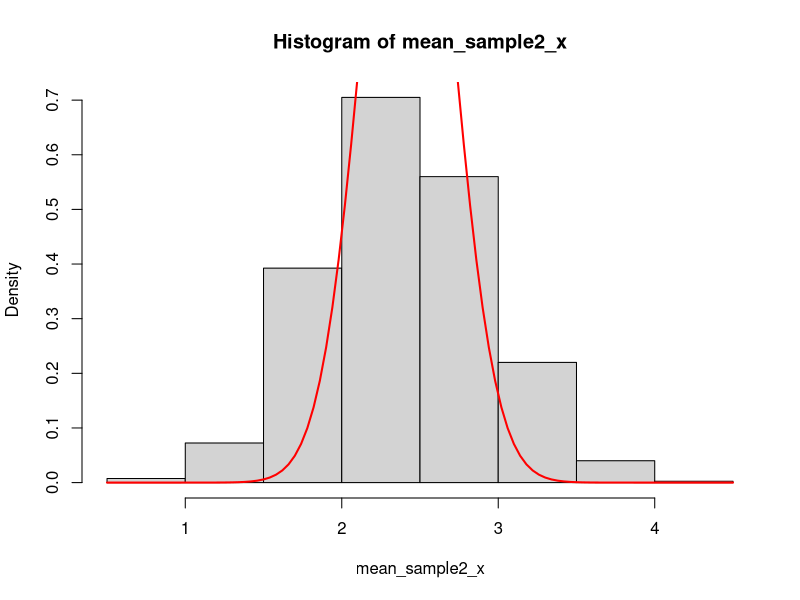
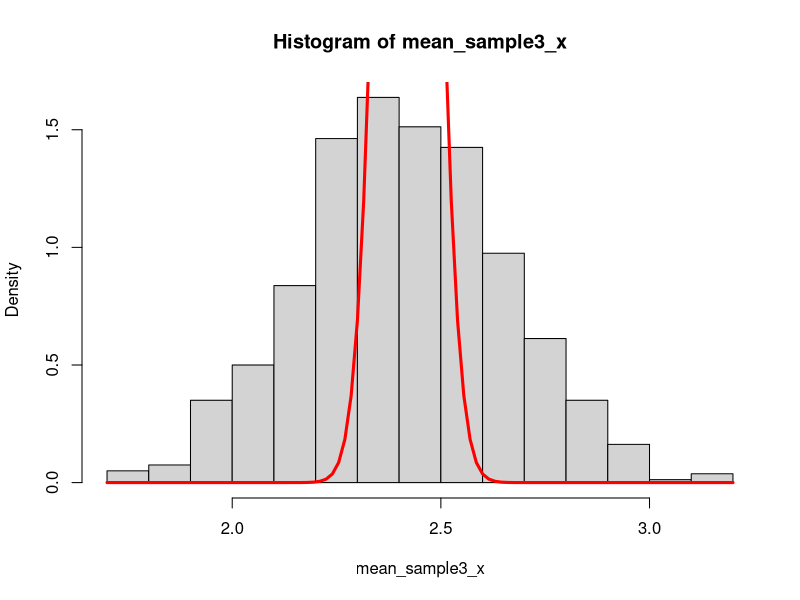

Reproduce these figures in R, in order.
## EJERCICIO 1
#distr. normal
mu<- 838
n<- 49
#P(xbar<864)= 0.975 
sigma<- sqrt(n)*(864-mu)/qnorm(0.975);sigma
#apartado a
n*mu
#apartado b
n*sigma^2
#apartado c
1-pnorm(41317, mu*n, sigma*sqrt(n))
#apartado d
#P(xbar<836)<5%
nd<- (qnorm(0.05)/((863-mu)/sigma))^2;nd
#apartado e
ne<- 16 #n3<30 no se sabe la distr. 
#-------------------------------------------------------------------------------

## EJERCICIO 2
mu2<- 5100
sigma2<- 1020
n2<- 22
#apartado a
mu_s2<- sigma2^2; mu_s2
#apartado b
NaN #No se sabe (=0 si n=infinity)
#apartado c
pchisq((n2-1)*1352520/sigma2^2, df=n2-1)-pchisq((n2-1)*520200/sigma2^2, df=n2-1)
#-------------------------------------------------------------------------------

## EJERCICIO 3
mu3<- 70.5
sigma3<- 8.3
#apartado a
NaN #n<<<
#apartado b
NaN #n<<<
#apartado c
NaN #??
#apartado d
NaN #n<<<
#apartado e
n3<- 121
pnorm(8640, mu3*n3, sigma3*sqrt(n3))
#-------------------------------------------------------------------------------

## EJERCICIO 4
x1<- c(0,1,2,3,4,5,6)
f1<- c(0.19,0.18,0.17,0.16,0.13,0.12,0.05)
n4<- 12
#apartado a
set.seed(591)
samples<- sample(x1, 12, replace=T, prob=f1)
sum(samples)
mean(samples)
var(samples)
#apartado b
set.seed(591)
samples2<- sample(x1, 12*800, replace=T, prob=f1)
samples2_x<- as.data.frame(matrix(samples2, ncol=12))
#1
sum_samples2_x<- apply(samples2_x,1,sum)
mean(sum_samples2_x) #opción e
#2
sqrt(var(sum_samples2_x))#opción c
#3
mean_sample2_x<- apply(samples2_x,1,mean) 
mean(mean_sample2_x) #opción e
#4
var_sample2_x<- apply(samples2_x,1,var)
mean(var_sample2_x) #opción a 
#5
hist(mean_sample2_x, prob=T)
curve(dnorm(x,2.42,0.27697), add=TRUE, col='red', lwd=2)
#opción a
#apartado c
samples3<- sample(x1, 12*5*800, replace=T, prob=f1)
samples3_x<-  as.data.frame(matrix(samples3, ncol=12*5))
#1
sum_sample3_x<- apply(samples3_x,1, sum)
mean(sum_sample3_x)#opción b
#2
sqrt(var(sum_sample3_x))#opción b
#3
mean_sample3_x<-apply(samples3_x, 1, mean)
mean(mean_sample3_x)#opción e
#4
sqrt(var(mean_sample3_x)) #opción b
#5
hist(mean_sample3_x, prob=T)
curve(dnorm(x, 2.42, 0.055393), add=T, col='red', lwd=3)
#opción a
